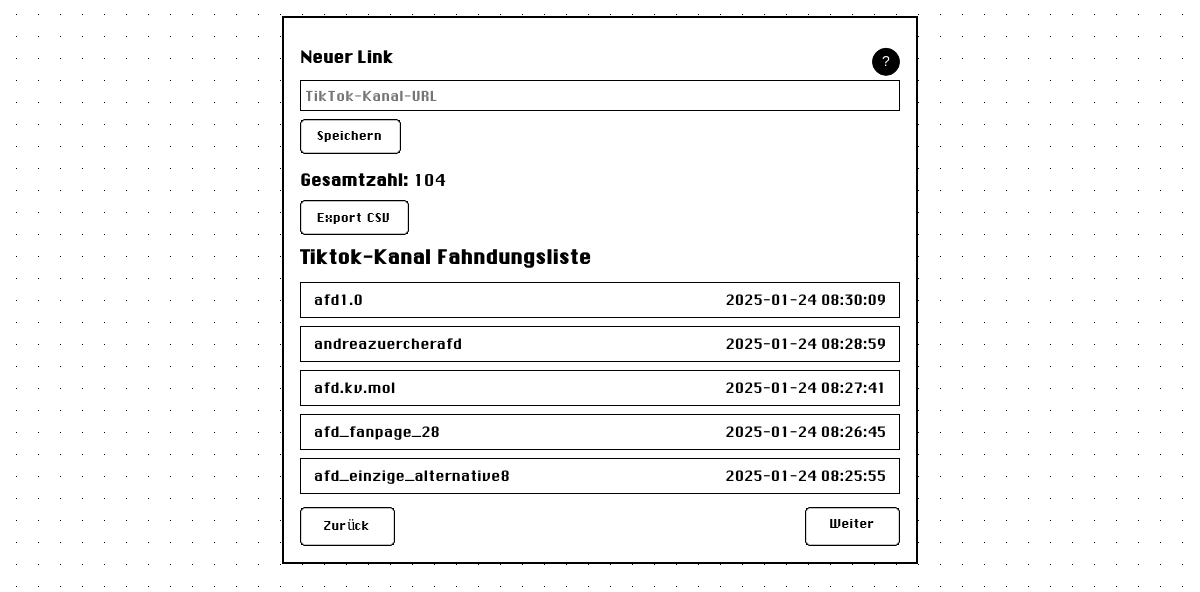
The app's page /fahndungsliste_db?page=3 with its own data.
### tables this page shows
CREATE TABLE links (
                id INTEGER PRIMARY KEY AUTOINCREMENT,
                kanal TEXT,
                zeitstempel TEXT,
                user_agent TEXT,
                ip_address TEXT
            );

### adenauer-os/app.py (the view, shortened to what this page needs)
@app.route("/fahndungsliste_db", methods=["GET", "POST"])
def fahndungsliste_db():
    db = get_db()
    page = int(request.args.get("page", 1))
    per_page = 5
    offset = (page - 1) * per_page
    total_links = db.execute("SELECT COUNT(*) AS cnt FROM links").fetchone()["cnt"]
    rows = db.execute("""
        SELECT kanal, zeitstempel
        FROM links
        ORDER BY id DESC
        LIMIT ? OFFSET ?
    """, (per_page, offset)).fetchall()
    fehlermeldung = None
    return render_template(
        "fahndungsliste-modal.html",
        fehlermeldung=fehlermeldung,
        total_links=total_links,
        links=rows,
        page=page,
        per_page=per_page
    )

### adenauer-os/app.py (called while the page is built)
def get_db():
    db = getattr(g, "_database", None)
    if db is None:
        db = g._database = sqlite3.connect("datenbank.db")
        db.row_factory = sqlite3.Row
        db.execute("""
            CREATE TABLE IF NOT EXISTS links (
                id INTEGER PRIMARY KEY AUTOINCREMENT,
                kanal TEXT,
                zeitstempel TEXT,
                user_agent TEXT,
                ip_address TEXT
            )
        """)
        db.execute("""
            CREATE TABLE IF NOT EXISTS ip_cooldowns (
                ip TEXT PRIMARY KEY,
                last_submit REAL,
                last_export REAL
            )
        """)
        try:
            db.execute("SELECT last_export FROM ip_cooldowns LIMIT 1")
        except sqlite3.OperationalError:
            db.execute("ALTER TABLE ip_cooldowns ADD COLUMN last_export REAL")
    return db

@app.teardown_appcontext
def close_connection(exception):
    db = getattr(g, "_database", None)
    if db is not None:
        db.close()

### adenauer-os/templates/fahndungsliste-modal.html (shortened to what this page needs)
<!DOCTYPE html>
<html lang="de">
<head>
  <link rel="stylesheet" href="{{ url_for('static', filename='system.css') }}">
</head>
<body>
<div style="max-width: 600px; margin: 1rem auto; border: 2px solid #000; padding: 1rem; background: #fff;">
  <h2 class="heading">Neuer Link</h2>
  <form method="post" style="margin-bottom: 0.8rem;">
    <div class="field-row">
      <input
        type="text"
        name="eingabe_link"
        placeholder="TikTok-Kanal-URL"
      >
      <div class="tooltip-button" id="tooltipBtn">?</div>
    </div>
    <button type="submit" class="btn">
      Speichern
    </button>
  </form>
  <p>
    <strong>Gesamtzahl:</strong> {{ total_links }}
  </p>
  <p>
    <a href="{{ url_for('export_csv_db') }}" class="btn">
      Export CSV
    </a>
  </p>
  <h3>Tiktok-Kanal Fahndungsliste</h3>
  <ul class="list-group">
    {% for eintrag in links %}
      <li class="list-group-item">
        {{ eintrag.kanal }}
        <span style="float:right;">{{ eintrag.zeitstempel }}</span>
      </li>
    {% endfor %}
  </ul>
  <div style="display:flex; justify-content: space-between; margin-top: 0.8rem;">
    {% if page > 1 %}
      <a href="{{ url_for('fahndungsliste_db', page=page - 1) }}" class="btn">
        Zurück
      </a>
    {% else %}
      <span></span>
    {% endif %}
    {% if links|length >= per_page %}
      <a href="{{ url_for('fahndungsliste_db', page=page + 1) }}" class="btn">
        Weiter
      </a>
    {% else %}
      <span></span>
    {% endif %}
  </div>
</div>
</body>
</html>

### adenauer-os/static/system.css (style rules this page uses)
body { background: linear-gradient(90deg, #fff 21px, transparent 1%) 50%, linear-gradient(#fff 21px, transparent 1%) 50%, #000; background-attachment: fixed; background-size: 22px 22px; font-family: Inconsolata, Menlo, Chicago, Geneva; font-size: 20px; }
a { color: #000; text-decoration: underline; }
.heading, h1, h2 { font-family: Chicago; }
.heading, h1 { font-size: 1em; }
h2 { font-size: 2em; }
.btn, .btn-default { background: #fff; border-image: url(button.svg) 30 stretch; border-style: solid; border-width: 5.5px; color: #000; cursor: pointer; font-family: Chicago_12; font-size: 18px; min-height: 20px; min-width: 59px; padding: 0 20px; text-align: center; text-decoration: none; }
input, textarea, select { border: 1.5px solid #000; font-family: Chicago_12; font-size: 18px; }
.field-row { display: flex; align-items: center; margin: 0.5rem 0; font-family: Chicago_12; font-size: 1em; }
.field-row > * + * { margin-left: 0.5rem; }
.field-row input[type="text"], .field-row input[type="number"], .field-row input[type="email"] { flex-grow: 1; }
.list-group { list-style: none; padding: 0; margin: 0; }
.list-group-item { padding: 1rem; border: 1px solid #000; margin-bottom: 0.5rem; }

### adenauer-os/templates/fahndungsliste-modal.html (style rules this page uses)
body { font-size: 16px; }
.field-row { margin-bottom: 0.5rem; position: relative; }
input[type="text"] { padding: 0.3rem; width: 100%; }
.btn { padding: 0.3rem 0.8rem; font-size: 16px; }
.list-group-item { padding: 0.5rem 0.8rem; font-size: 14px; }
h2.heading, h3 { margin-bottom: 0.8rem; }
p { margin-bottom: 0.3rem; }
.tooltip-button { position: absolute; top: -18px; right: 0; transform: translateY(-50%); cursor: pointer; font-size: 14px; padding: 0.2rem; background: #000; color: #fff; border: 1px solid #000; border-radius: 50%; width: 20px; height: 20px; text-align: center; line-height: 18px; font-family: sans-serif; }

### records on screen
links: kanal "afd1.0", zeitstempel "2025-01-24 08:30:09"
links: kanal "andreazuercherafd", zeitstempel "2025-01-24 08:28:59"
links: kanal "afd.kv.mol", zeitstempel "2025-01-24 08:27:41"
links: kanal "afd_fanpage_28", zeitstempel "2025-01-24 08:26:45"
links: kanal "afd_einzige_alternative8", zeitstempel "2025-01-24 08:25:55"

### other values on screen
{{ total_links }} "104"
